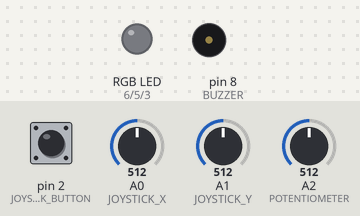
This sketch was run on a simulated Arduino Uno, built with avr-gcc and run on an emulated ATmega328P. On the bench: an RGB LED mixed from three pins (HIGH = lit), buzzer (waves = sounding). The inputs (shaded band) are chosen by the test bench; at power-on: A1 (JOYSTICK_Y) = 512, A0 (JOYSTICK_X) = 512, pin 2 (JOYSTICK_BUTTON) HIGH, A2 (POTENTIOMETER) = 512. Dim RGB values are drawn brighter than linear; random numbers use the default seed unless the sketch sets one.

Above: at 1.2 s.
1.3 s: A1 (JOYSTICK_Y) set to 424
2.8 s: A1 (JOYSTICK_Y) set to 400
At 2.97 s:
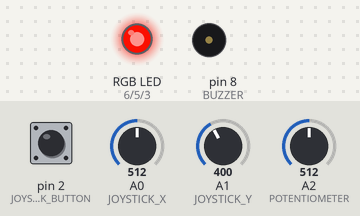
At 3.57 s:
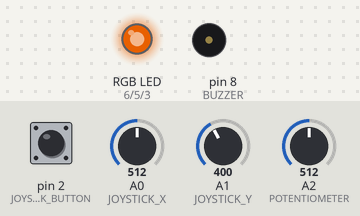
5.8 s: A0 (JOYSTICK_X) set to 716
At 5.98 s:
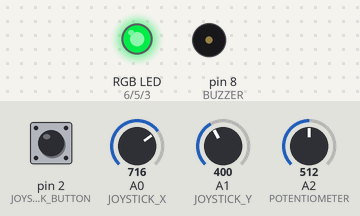
8.8 s: pin 2 (JOYSTICK_BUTTON) pulled LOW for 3.2 s
At 12.5 s:
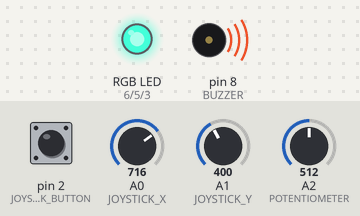
13.5 s: A2 (POTENTIOMETER) set to 306
16.5 s: A2 (POTENTIOMETER) set to 122
Timing chart, 0 to 23.1 s (numbered marks = the images above; inputs shaded):
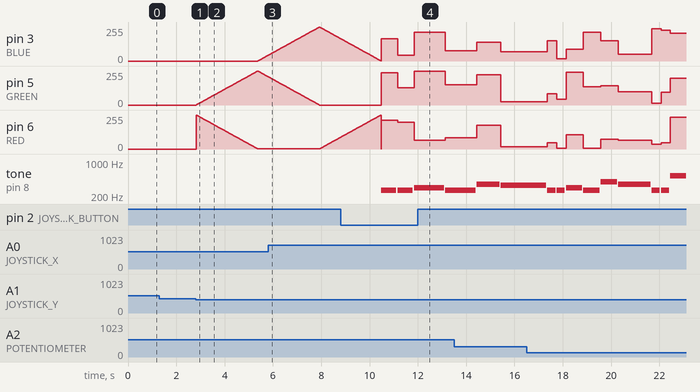

Measured:
- the behaviour switches between 412 and 411 on A1 (JOYSTICK_Y) (found by bisection; images 0 and 1)
- after the input at 1.3 s, every drawn part: stays the same
- after the input at 2.8 s, pin 3 (BLUE): moves from 0/255 to 43/255 over 0.42 s, starting after 2.6 s; pin 5 (GREEN): rises from 0/255 to 255/255 in 2.5 s, then falls to 212/255 in 0.43 s
- after the input at 8.8 s, pin 5 (GREEN): 0/255 → 241/255 after 1.7 s, → 130/255 0.68 s later, → 254/255 0.68 s later, → 152/255 1.3 s later; tone on pin 8 (BUZZER): plays 262 Hz for 0.63 s, 262 Hz for 0.63 s, 294 Hz for 1.3 s, 262 Hz for 0.36 s, starting after 1.7 s

The sketch:

joytone.ino
```cpp
// Joystick RGB LED Distinct Quadrant Color Control

// Define Pins
#define BLUE 3
#define GREEN 5
#define RED 6
#define JOYSTICK_X A0
#define JOYSTICK_Y A1
#define JOYSTICK_BUTTON 2
#define BUZZER 8
#define POTENTIOMETER A2

// Color Rotation Variables
int redValue;
int greenValue;
int blueValue;
const int delayTime = 10; // fading time between colors
bool isRotating = false;

// Buzzer Variables
bool buzzerState = false; // Tracks whether the buzzer is on or off
bool lastButtonState = HIGH; // Tracks the last state of the joystick button
bool buttonState; // Current state of the joystick button

// Frequencies for "Happy Birthday"
int melody[] = {
  262, 262, 294, 262, 349, 330, // C, C, D, C, F, E
  262, 262, 294, 262, 392, 349, // C, C, D, C, G, F
  262, 262, 523, 440, 349, 330, 294, // C, C, C5, A, F, E, D
  466, 466, 440, 349, 392, 349 // Bb, Bb, A, F, G, F
};

int noteDurations[] = {
  500, 500, 1000, 1000, 1000, 2000, // Quarter notes, half notes
  500, 500, 1000, 1000, 1000, 2000, // Quarter notes, half notes
  500, 500, 1000, 1000, 1000, 1000, 2000, // Quarter notes, half notes
  500, 500, 1000, 1000, 1000, 2000 // Quarter notes, half notes
};

void setup()
{
  // Initialize Serial for debugging
  Serial.begin(9600);

  // Set LED pins as outputs
  pinMode(RED, OUTPUT);
  pinMode(GREEN, OUTPUT);
  pinMode(BLUE, OUTPUT);

  // Set joystick pins
  pinMode(JOYSTICK_X, INPUT);
  pinMode(JOYSTICK_Y, INPUT);
  pinMode(JOYSTICK_BUTTON, INPUT_PULLUP);

  // Set buzzer pin as output
  pinMode(BUZZER, OUTPUT);

  // Set potentiometer pin as input
  pinMode(POTENTIOMETER, INPUT);

  // Initial color setup
  setColor(0, 0, 0);
}

void setColor(int red, int green, int blue)
{
  // Directly write analog values
  analogWrite(RED, red);
  analogWrite(GREEN, green);
  analogWrite(BLUE, blue);

  // Update current color values
  redValue = red;
  greenValue = green;
  blueValue = blue;
}

void rotateColors()
{
  // Only start rotation if not already rotating
  if (!isRotating)
  {
    isRotating = true;

    // Red to Green
    for(int i = 0; i < 255; i += 1)
    {
      redValue -= 1;
      greenValue += 1;
      analogWrite(RED, redValue);
      analogWrite(GREEN, greenValue);
      delay(delayTime);
    }

    // Green to Blue
    for(int i = 0; i < 255; i += 1)
    {
      greenValue -= 1;
      blueValue += 1;
      analogWrite(GREEN, greenValue);
      analogWrite(BLUE, blueValue);
      delay(delayTime);
    }

    // Blue to Red
    for(int i = 0; i < 255; i += 1)
    {
      blueValue -= 1;
      redValue += 1;
      analogWrite(BLUE, blueValue);
      analogWrite(RED, redValue);
      delay(delayTime);
    }

    // Reset flag and color
    isRotating = false;
    setColor(0, 0, 0);
  }
}

void determineQuadrantColor(int xValue, int yValue, int brightness)
{
  // Quadrant thresholds
  int centerThreshold = 100;

  // Neutral (Center)
  if (abs(xValue - 512) < centerThreshold && abs(yValue - 512) < centerThreshold)
  {
    setColor(0, 0, 0);
    //Serial.println("Neutral - Off");
    return;
  }

  // Determine primary quadrant
  if (abs(xValue - 512) > abs(yValue - 512))
  {
    // Horizontal dominance (Left/Right)
    if (xValue < 412)
    {
      // Far Left - Pure Blue
      setColor(0, 0, brightness);
      //Serial.println("Left Quadrant - Pure Blue");
    } else if (xValue > 612)
    {
      // Far Right - Pure Red
      setColor(brightness, 0, 0);
      //Serial.println("Right Quadrant - Pure Red");
    }
  } else
  {
    // Vertical dominance (Top/Bottom)
    if (yValue > 612)
    {
      // Top - Pure Green
      setColor(0, brightness, 0);
      //Serial.println("Top Quadrant - Pure Green");
    } else if (yValue < 412)
    {
      // Bottom - Rotate Colors
      rotateColors();
      //Serial.println("Bottom Quadrant - Color Rotation");
    }
  }
}

void playTune() {
  for (int i = 0; i < sizeof(melody) / sizeof(melody[0]); i++) {
    setColor(random(256), random(256), random(256));

    // Read potentiometer value for pitch control
    int potValue = analogRead(POTENTIOMETER);
    //int frequency = map(potValue, 0, 1023, 100, 2000); // Map to frequency range (100 Hz to 2000 Hz)
    float tempoScale = map(potValue, 0, 1023, 50, 200) / 100.0; // Map to tempo range (50% to 200%)

    // Adjust note duration based on frequency
    // int adjustedDuration = noteDurations[i] * frequency;

    // Adjust note duration based on tempo
    int adjustedDuration = noteDurations[i] * tempoScale;

    tone(BUZZER, melody[i]); // Play the accurate note
    // tone(BUZZER, frequency); // User picks note with POTENTIOMETER

    //delay(noteDurations[i]); // Hold the note for its accurate duration
    delay(adjustedDuration); // User picks duration with POTENTIOMETER

    noTone(BUZZER); // Stop the note
    delay(50); // Short pause between notes
  }
}

void loop()
{

  // Read potentiometer value
  int potValue = analogRead(POTENTIOMETER);

  // Map potentiometer value to brightness (0–255)
  int brightness = map(potValue, 0, 1023, 0, 255);

  // Print potentiometer value to Serial Monitor
  // Serial.print("Potentiometer Value: ");
  // Serial.println(potValue);

  // Read joystick axes
  int xValue = analogRead(JOYSTICK_X);
  int yValue = analogRead(JOYSTICK_Y);

  // Determine and set color based on quadrant (with brightness scaling)
  determineQuadrantColor(xValue, yValue, brightness);

  if (digitalRead(JOYSTICK_BUTTON) == LOW) {
    playTune(); // Play the tune when the button is pressed
    delay(500); // Debounce delay
  }

  // Small delay to stabilize readings
  delay(50);
}
```
